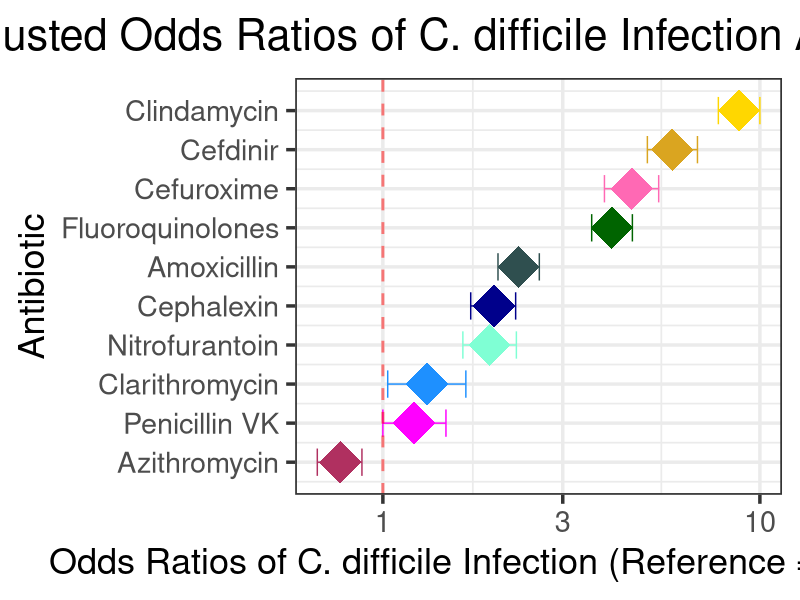

Here is the R script that generated this plot:
#### odds_ratios_plot.R ####
#### Jimmy Zhang @ 7/20/2022 ####

#set working directory
bdir = "~/Desktop/DSI_Scholars/CDI_Marketscan"
setwd(bdir)

#load packages
install.packages("ggplot2")
install.packages('svglite')
library(ggplot2)
library(svglite)

#make data frame with hard coded odds ratios and 95% CIs (taken from logistic regression output)
odds_ratios_df = data.frame(index = c(1:10),
                            antibiotic = c("Clindamycin", "Cefdinir", "Cefuroxime",
                                           "Fluoroquinolones", "Amoxicillin", "Cephalexin",
                                           "Nitrofurantoin", "Clarithromycin", 
                                           "Penicillin VK", "Azithromycin"),
                            effect = c(8.81, 5.86, 4.57, 4.05, 2.29, 1.97, 
                                       1.92, 1.31, 1.21, 0.77),
                            lower = c(7.76, 5.03, 3.87, 3.58, 2.02, 1.71, 
                                      1.63, 1.03, 1.00, 0.67),
                            upper = c(10.00, 6.83, 5.39, 4.59, 2.60, 2.25, 
                                      2.26, 1.66, 1.47, 0.88),
                            colors = c("gold", "goldenrod", "hotpink", "darkgreen", "darkslategray", 
                                       "darkblue", "aquamarine", "dodgerblue", "magenta",
                                       "maroon")
)

#make forest plot
g = ggplot(data = odds_ratios_df,
           aes(y=index, x=effect, xmin=lower, xmax=upper)) +
  geom_point(shape=18, size=14, color = odds_ratios_df$colors) +
  geom_errorbarh(height=0.7, color = odds_ratios_df$colors) +
  scale_x_continuous(trans="log10") +
  scale_y_continuous(name="Antibiotic", 
                   breaks=1:nrow(odds_ratios_df), 
                   labels=odds_ratios_df$antibiotic,
                   trans="reverse") +
  xlab("Odds Ratios of C. difficile Infection (Reference = Doxycycline)") +
  labs(title = "Adjusted Odds Ratios of C. difficile Infection Across Antibiotics") +
  geom_vline(xintercept=1, color='red', linetype='dashed', cex=1, alpha=0.5) +
  theme_bw(base_size=26) +
  theme(plot.title=element_text(hjust=0.5))

ggsave(filename="figures/odds_ratios_plot_color.svg",
       plot=g,
       width = 15,
       height = 12,
       dpi=300)
